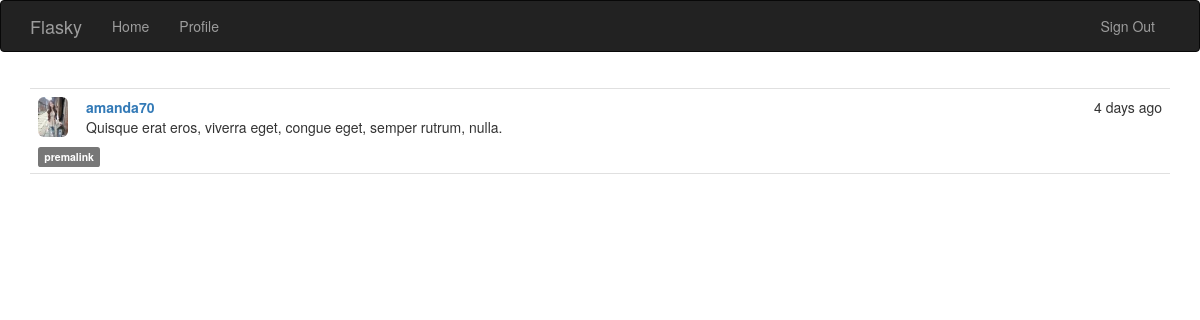
Page /post/18 (signed in) on the committed database.
### app/models.py (models this page shows, shortened)
class Post(db.Model):
    __tablename__='posts'
    id=db.Column(db.Integer,primary_key=True)
    body_html=db.Column(db.Text)
    body=db.Column(db.Text)
    timestamp=db.Column(db.DateTime,default=datetime.utcnow)
    author_id=db.Column(db.Integer,db.ForeignKey('users.id'))

class User(db.Model,UserMixin):
    __tablename__ = 'users'
    id = db.Column(db.Integer, primary_key=True)
    email=db.Column(db.String(64),unique=True,index=True)
    username = db.Column(db.String(64), unique=True, index=True)
    name=db.Column(db.String(64))
    location=db.Column(db.String(64))
    about_me=db.Column(db.Text())
    member_since=db.Column(db.DateTime(),default=datetime.utcnow)
    last_seen=db.Column(db.DateTime(),default=datetime.utcnow)
    password_hash=db.Column(db.String(128))
    role_id = db.Column(db.Integer, db.ForeignKey('roles.id'))
    confirmed = db.Column(db.Boolean, default=False)
    upload_picture=db.Column(db.Boolean,default=False)
    posts=db.relationship('Post',backref='author',lazy='dynamic')
    followed = db.relationship('Follow',
        foreign_keys=[Follow.follower_id],
        backref=db.backref('follower', lazy='joined'),
        lazy='dynamic',
        cascade='all, delete-orphan')
    followers = db.relationship('Follow',
        foreign_keys=[Follow.followed_id],
        backref=db.backref('followed', lazy='joined'),
        lazy='dynamic',
        cascade='all, delete-orphan')
    def picture_url(self):
        if os.path.isfile('app\\static\\picture\\{}.jpg'.format(self.username)):
            return url_for('static',filename='picture/{}.jpg'.format(self.username),_external=True)
        return url_for('static',filename='picture/{}.jpg'.format('default'),_external=True)
    def ping(self):
        self.last_seen=datetime.utcnow()
        db.session.add(self)
    def can(self, permissions):
        return self.role is not None and \
            (self.role.permissions & permissions) == permissions
    def is_administrator(self):
        return self.can(Permission.ADMINISTER)
    @property
    def password(self):
        raise AttributeError('password not readable')

### app/main/views.py (the view)
@main.route('/post/<int:id>')
def post(id):
    p=Post.query.get_or_404(id)
    return render_template('post.html',posts=[p])

### app/auth/__init__.py (called while the page is built)
@auth.before_app_request
def before_request():
    if current_user.is_authenticated:
        current_user.ping()
    if current_user.is_authenticated and not current_user.confirmed and request.endpoint[:5]!='auth.':
        return redirect(url_for('auth.unconfirm',username=current_user.username))

### app/main/__init__.py (called while the page is built)
@main.app_context_processor
def inject_permissions():
    return dict(Permission=Permission)

### app/models.py (called while the page is built)
@login_manager.user_loader
def load_user(user_id):
    return User.query.get(int(user_id))

### app/templates/post.html (shortened to what this page needs)
{% extends "base.html" %}
{% block page_content %}
{% include '_post.html' %}
{% endblock %}

### app/templates/_post.html (shortened to what this page needs)
<ul class="posts">
    {% for post in posts %}
    <li class="post">
        <div class="profile-thumbnail">
            <a href="{{ url_for('.profile', username=post.author.username) }}">
                <img class="img-rounded profile-thumbnail" src="{{ post.author.picture_url() }}" width="30" height="40"/>
            </a>
        </div>
        <div class="post-content">
        <div class="post-date">{{ moment(post.timestamp).fromNow() }}</div>
        <div class="post-author">
            <a href="{{ url_for('.profile', username=post.author.username) }}">
                {{ post.author.username }}
            </a>
        </div>
        <div class="post-body">
            {%- if post.body_html -%}
            {{ post.body_html|safe }}
            {%- else %}
            {{ post.body }}
            {%- endif %}
        </div>
        </div>
        <div class="post-footer">
            <a href="{{ url_for('.post',id=post.id) }}"><span class="label label-default">premalink</span></a>
        </div>
    </li>
    {% endfor %}
</ul>

### app/static/style.css (style rules this page uses)
.profile-thumbnail { position: absolute; }
ul.posts { list-style-type: none; padding: 0px; margin: 16px 0px 0px 0px; border-top: 1px solid #e0e0e0; }
ul.posts li.post { padding: 8px; border-bottom: 1px solid #e0e0e0; }
div.post-date { float: right; position: positive; }
div.post-author { font-weight: bold; position: positive; }
div.post-content { margin-left: 48px; min-height: 48px; }

### rows in the picture
Post: timestamp "4 days ago", author.username "amanda70", body "Quisque erat eros, viverra eget, congue eget, semper rutrum, nulla."
